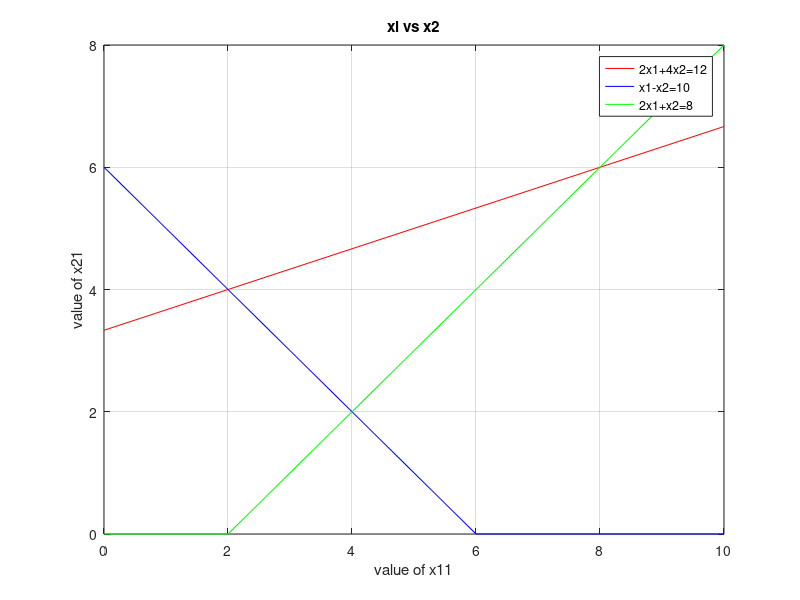

This chart was generated by the following MATLAB code: (Note: this script raises an error after producing the figure.)
clc
clear all
format short

% 2x1+4x2=12
% x1-x2=10
% 2x1+x2=8

%Phase I: To input Parameter

A=[-1 3; 1 1; 1 -1];
B=[10; 6; 2];

%Phage II: To Plot the lines on the graph

y1= 0:max (B);
x11= (B(1)-A(1,1).*y1)./A(1,2);
x21= (B(2)-A(2,1).*y1)./A(2,2);
x31= (B(3)-A(3,1).*y1)./A(3,2);

x11=max(0,x11)
x21=max(0,x21)
x31=max(0,x31)

plot (y1, x11, 'r',y1,x21,'b',y1, x31,'g')

title('xl vs x2')
xlabel ('value of x11');
ylabel ('value of x21');
legend('2x1+4x2=12','x1-x2=10','2x1+x2=8');
grid on

%Phase 3

cx1 = find(y1==0)
c1 = find(x11==0)
line1 = [y1(:,[c1 cx1]); x11(:,[c1 cx1]);]';

c2 = find(x21==0)
line2 = [y1(:,[c2 cx1]); x21(:,[c2 cx1]);]';

c3 = find(x31==0)
line3 = [y1(:,[c3 cx1]); x31(:,[c3 cx1]);]';

corpt = unique([line1;line2;line3],'rows')

%phase 4

pt = [0;0]

for i=1:size(A,1)
    A1 = A(i,:)
    B1 = B(i,:)
    for j=i+1:size(A,1)
        A2 = A(j,:);
        B2 = B(j,:);
        A4 = [A1;A2];
        B4 = [B1;B2];
        X = A4\B4;
        pt = [pt X]
    end
end 

ptt = pt'

%phase 5 

allpt = [ptt;corpt];
points = unique(allpt,"rows")

%phase 6
%find the feasible region 

PT = feasible_reg(points)
P = unique(PT,"rows")

%phase 7 : find value of objective func
%max z = x1+5x2

c = [1 5]

for i=1:size(P,1)
    fn(i,:)= (sum(P(i,:).*c))
end

values = [P fn]

%phase 8 : to find optimal sol
[Optval Optposition] = max(fn)
Optval = values(Optposition,:)
OPTIMAL_BFS = array2table(Optval);
OPTIMAL_BFS.Properties.VariableNames(1:size(Optval,2))={'x1','x2','z'}